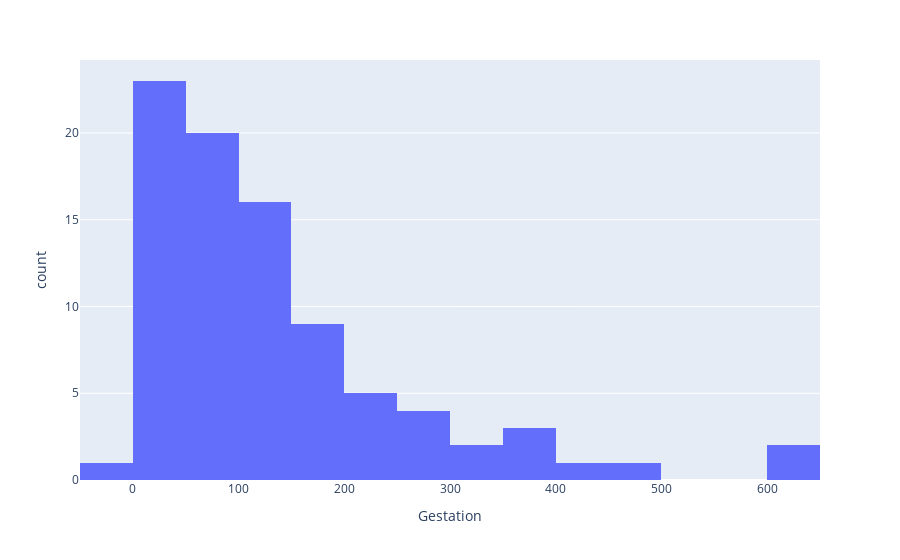

The cell this chart's notebook holds for it:
### Code cell
#Lets compare with the previous histo
px.histogram(data_frame=df, x="Gestation", nbins=30)

### Figure 1 — Plotly figure (JSON) as saved in the notebook; plotly's stock layout.template omitted (floating-point values rounded to 4 significant figures)
{"data": [{"alignmentgroup": "True", "bingroup": "x", "hovertemplate": "Gestation=%{x}<br>count=%{y}<extra></extra>", "legendgroup": "", "marker": {"color": "#636efa", "pattern": {"shape": ""}}, "name": "", "nbinsx": 30, "offsetgroup": "", "orientation": "v", "showlegend": false, "type": "histogram", "x": [645, 42, 131.2, 60, 25, 624, 180, 35, 370.7, 392, 255.2, 97.8, 230, 112, 223.2, 97.1, 281, 94.38, 144.8, 110.4, 120.4, 63, 365, 37.9, 42, 42, 120, 164.7, 15.19, 400, 148, 16, 28, 252, 164.0, 310, 63, 49.66, 68, 336, 19, 267, 100, 21, 21.5, 89.7, 50, 120, 164, 30, 58.87, 123.3, 45, 30, 12, 181.3, 54.92, 140, 170, 17, 115, 470.4, 100.4, 112.9, 31, 63, 52, 225, 150, 53.78, 151, 28, 90, 121.6, 110.2, 60, -7.674, 64.55, 57.97, 63.8, 200, 46, 210, 153.5, 77.27, 14, 49.76], "xaxis": "x", "yaxis": "y"}], "layout": {"autosize": true, "barmode": "relative", "legend": {"tracegroupgap": 0}, "margin": {"t": 60}, "xaxis": {"anchor": "y", "autorange": true, "domain": [0, 1], "range": [-50, 650], "title": {"text": "Gestation"}, "type": "linear"}, "yaxis": {"anchor": "x", "autorange": true, "domain": [0, 1], "range": [0, 24.21], "title": {"text": "count"}}}}
